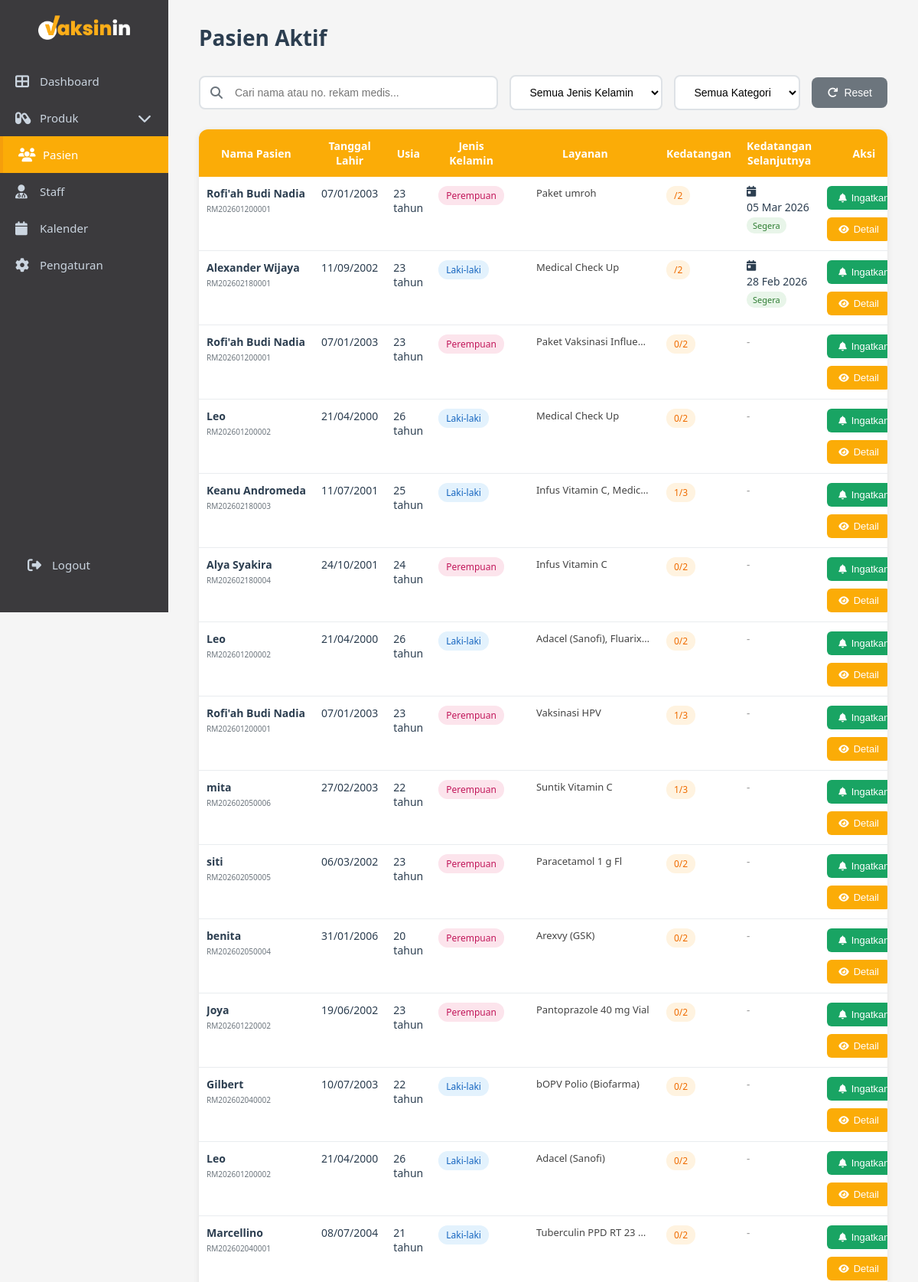
Page /admin/patients.php (upper part) on the committed database.
### tables this page shows
CREATE TABLE tindakan (
  id int NOT NULL,
  booking_id int DEFAULT NULL,
  patient_id int DEFAULT NULL,
  keluhan text,
  kipi_sebelumnya text,
  kontraindikasi text,
  anamnesis text,
  pemeriksaan_fisik text,
  diagnosis text,
  tatalaksana text,
  suhu decimal(4,1) DEFAULT NULL,
  tekanan_darah varchar(10) DEFAULT NULL,
  respirasi int DEFAULT NULL,
  nadi int DEFAULT NULL,
  status varchar(20) DEFAULT NULL,
  created_at timestamp NOT NULL DEFAULT CURRENT_TIMESTAMP,
  updated_at datetime DEFAULT NULL,
  jenis_vaksin varchar(100) DEFAULT NULL,
  batch_vaksin varchar(100) DEFAULT NULL,
  expired_vaksin date DEFAULT NULL,
  kedatangan_ke int DEFAULT NULL,
  kedatangan_selanjutnya date DEFAULT NULL,
  bb float DEFAULT NULL,
  tb float DEFAULT NULL,
  lingkar_kepala float DEFAULT NULL,
  pf_lainnya text
);

CREATE TABLE patients (
  id int NOT NULL,
  no_rekam_medis varchar(20) NOT NULL,
  nama_lengkap varchar(100) NOT NULL,
  nama_panggilan varchar(50) DEFAULT NULL,
  tanggal_lahir date NOT NULL,
  usia int DEFAULT NULL,
  kategori_usia enum('Anak','Dewasa') NOT NULL,
  jenis_kelamin enum('L','P') NOT NULL,
  nik varchar(16) DEFAULT NULL,
  paspor varchar(20) DEFAULT NULL,
  kebangsaan varchar(50) DEFAULT 'Indonesia',
  pekerjaan varchar(100) DEFAULT NULL,
  nama_wali varchar(100) DEFAULT NULL,
  riwayat_alergi text,
  riwayat_penyakit text,
  riwayat_obat text,
  pelayanan varchar(50) NOT NULL,
  created_at timestamp NOT NULL DEFAULT CURRENT_TIMESTAMP,
  updated_at timestamp NOT NULL DEFAULT CURRENT_TIMESTAMP ON UPDATE CURRENT_TIMESTAMP
);

### admin/patients.php (the view, shortened to what this page needs)
<?php
include "../config.php";
$current_page = 'patients.php';
$search = filter_input(INPUT_GET, 'search', FILTER_SANITIZE_STRING) ?? '';
$where_conditions = [];
$where_sql = !empty($where_conditions) ? "WHERE " . implode(" AND ", $where_conditions) : '';
$sql = "
    SELECT
        p.id,
        p.no_rekam_medis,
        p.nama_lengkap,
        p.tanggal_lahir,
        p.usia,
        p.jenis_kelamin,
        p.kategori_usia,
        t.id as tindakan_id,
        t.booking_id,
        GROUP_CONCAT(DISTINCT bs.nama_layanan SEPARATOR ', ') as layanan,
        t.kedatangan_ke,
        t.kedatangan_selanjutnya,
        t.status as status_tindakan,
        b.tanggal_booking,
        b.waktu_booking
    FROM patients p
    LEFT JOIN tindakan t ON p.id = t.patient_id
    LEFT JOIN bookings b ON t.booking_id = b.id
    LEFT JOIN booking_services bs ON b.id = bs.booking_id
    $where_sql
    GROUP BY p.id, t.id
    HAVING t.id IS NOT NULL
    ORDER BY t.created_at DESC
";
$stmt = $conn->prepare($sql);
$stmt->execute();
$result = $stmt->get_result();
$patients = $result->fetch_all(MYSQLI_ASSOC);
?>
<!DOCTYPE html>
<html lang="id">
<head>
    <link rel="stylesheet" href="css/admin.css">
    <link rel="stylesheet" href="css/patients.css">
    <link rel="stylesheet" href="css/sidebar-toggle.css">
    <link rel="stylesheet" href="https://cdnjs.cloudflare.com/ajax/libs/font-awesome/6.4.0/css/all.min.css">
</head>
<body>
    <div class="sidebar">
        <div class="logo">
            <img src="vaksinin-logo.png" alt="Vaksinin" class="logo-full">
        </div>
        <nav class="nav-menu">
            <a href="dashboard.php" class="nav-item">
                <i class="fas fa-th-large"></i>
                <span>Dashboard</span>
            </a>
            <a href="javascript:void(0)"
                class="nav-item has-submenu <?= in_array($current_page, ['products.php','products_pelayanan.php']) ? 'active open' : '' ?>"
                onclick="toggleSubmenu(this)">
                <i class="fas fa-capsules"></i>
                <span>Produk</span>
                <i class="fas fa-chevron-down arrow"></i>
            </a>
            <a href="patients.php" class="nav-item <?= $current_page == 'patients.php' ? 'active' : '' ?>">
                <i class="fas fa-users"></i>
                <span>Pasien</span>
            </a>
            <a href="staff.php" class="nav-item">
                <i class="fas fa-user-md"></i>
                <span>Staff</span>
            </a>
            <a href="calendar_setting.php" class="nav-item">
                <i class="fas fa-calendar"></i>
                <span>Kalender</span>
            </a>
            <a href="#" class="nav-item">
                <i class="fas fa-cog"></i>
                <span>Pengaturan</span>
            </a>
        </nav>
        <div class="sidebar-footer">
            <a href="#" class="logout-btn">
                <i class="fas fa-sign-out-alt"></i>
                <span>Logout</span>
            </a>
        </div>
    </div>
    <div class="main-content">
        <div class="patients-container">
            <h1 class="page-title">
                Pasien Aktif
            </h1>
            <div class="search-filter-section">
                <div class="search-box">
                    <i class="fas fa-search"></i>
                    <input type="text"
                           id="searchInput"
                           placeholder="Cari nama atau no. rekam medis..."
                           value="<?= htmlspecialchars($search) ?>"
                           onkeyup="handleSearch()">
                </div>
                <select id="jenisKelaminFilter" class="filter-dropdown" onchange="handleFilter()">
                    <option value="">Semua Jenis Kelamin</option>
                </select>
                <select id="kategoriFilter" class="filter-dropdown" onchange="handleFilter()">
                    <option value="">Semua Kategori</option>
                </select>
                <button class="btn-reset" onclick="resetFilters()">
                    <i class="fas fa-redo"></i> Reset
                </button>
            </div>
            <div class="table-container">
                <?php if (!empty($patients)): ?>
                    <div class="table-responsive">
                        <table class="patients-table">
                            <thead>
                                <tr>
                                    <th>Nama Pasien</th>
                                    <th>Tanggal Lahir</th>
                                    <th>Usia</th>
                                    <th>Jenis Kelamin</th>
                                    <th>Layanan</th>
                                    <th>Kedatangan</th>
                                    <th>Kedatangan Selanjutnya</th>
                                    <th>Aksi</th>
                                </tr>
                            </thead>
                            <tbody>
                                <?php foreach ($patients as $patient): ?>
                                    <tr data-patient-id="<?= $patient['id'] ?>">
                                        <td>
                                            <div class="patient-name">
                                                <strong><?= htmlspecialchars($patient['nama_lengkap']) ?></strong>
                                                <?php if (!empty($patient['no_rekam_medis'])): ?>
                                                    <div class="patient-mrn">
                                                        <small><?= htmlspecialchars($patient['no_rekam_medis']) ?></small>
                                                    </div>
                                                <?php endif; ?>
                                            </div>
                                        </td>
                                        <td><?= !empty($patient['tanggal_lahir']) ? date('d/m/Y', strtotime($patient['tanggal_lahir'])) : '-' ?></td>
                                        <td>
                                            <span class="badge-age"><?= $patient['usia'] ?> tahun</span>
                                        </td>
                                        <td>
                                            <span class="badge-gender <?= $patient['jenis_kelamin'] == 'L' ? 'badge-male' : 'badge-female' ?>">
                                                <?= $patient['jenis_kelamin'] == 'L' ? 'Laki-laki' : 'Perempuan' ?>
                                            </span>
                                        </td>
                                        <td>
                                            <span class="service-list"><?= htmlspecialchars($patient['layanan'] ?: '-') ?></span>
                                        </td>
                                        <td>
                                            <span class="visit-count">
                                                <?= $patient['kedatangan_ke'] ?>/<?= ($patient['kedatangan_ke'] ?? 0) + 2 ?>
                                            </span>
                                        </td>
                                        <td>
                                            <?php if (!empty($patient['kedatangan_selanjutnya'])): ?>
                                                <div class="next-visit">
                                                    <i class="fas fa-calendar-day"></i>
                                                    <span><?= date('d M Y', strtotime($patient['kedatangan_selanjutnya'])) ?></span>
                                                    <?php
                                                    $next_visit = strtotime($patient['kedatangan_selanjutnya']);
                                                    $today = time();
                                                    $diff_days = floor(($next_visit - $today) / (60 * 60 * 24));
                                                    if ($diff_days <= 7 && $diff_days >= 0): ?>
                                                        <span class="badge-soon">Segera</span>
                                                    <?php elseif ($diff_days < 0): ?>
                                                        <span class="badge-overdue">Terlambat</span>
                                                    <?php endif; ?>
                                                </div>
                                            <?php else: ?>
                                                <span class="no-visit">-</span>
                                            <?php endif; ?>
                                        </td>
                                        <td>
                                            <div class="action-buttons">
                                                <button type="button"
                                                        class="btn-reminder"
                                                        onclick="ingatkanPasien(<?= $patient['id'] ?>, '<?= htmlspecialchars($patient['nama_lengkap']) ?>')">
                                                    <i class="fas fa-bell"></i> Ingatkan
                                                </button>
                                                <button type="button"
                                                        class="btn-view"
                                                        onclick="window.location.href='patient_detail.php?id=<?= $patient['id'] ?>'">
                                                    <i class="fas fa-eye"></i> Detail
                                                </button>
                                            </div>
                                        </td>
                                    </tr>
                                <?php endforeach; ?>
                            </tbody>
                        </table>
                    </div>
                <?php endif; ?>
            </div>
        </div>
    </div>
</body>
</html>

### admin/css/admin.css (style rules this page uses)
* { margin: 0; padding: 0; box-sizing: border-box; }
body { font-family: 'Segoe UI', Tahoma, Geneva, Verdana, sans-serif; background: #f5f5f5; display: flex; min-height: 100vh; }
.main-content { margin-left: 220px; flex: 1; padding: 30px 40px; background: #f5f5f5; }
.service-list { margin-left: 22px; font-size: 13px; color: #444; line-height: 1.5; }
.patient-name { white-space: nowrap; overflow: hidden; text-overflow: ellipsis; }

### admin/css/patients.css (style rules this page uses)
.page-title { font-size: 28px; font-weight: 600; color: #2c3e50; margin-bottom: 30px; display: flex; align-items: center; gap: 10px; }
.search-filter-section { display: flex; gap: 15px; margin-bottom: 25px; flex-wrap: wrap; align-items: center; }
.search-box { position: relative; flex: 1; min-width: 250px; }
.search-box i { position: absolute; left: 15px; top: 50%; transform: translateY(-50%); color: #6c757d; font-size: 16px; }
.search-box input { width: 100%; padding: 12px 15px 12px 45px; border: 2px solid #dee2e6; border-radius: 8px; font-size: 14px; transition: border-color 0.3s; }
.filter-dropdown { padding: 12px 20px; border: 2px solid #dee2e6; border-radius: 8px; font-size: 14px; background: white; cursor: pointer; min-width: 150px; transition: border-color 0.3s; }
.btn-reset { background-color: #6c757d; color: white; border: none; padding: 12px 20px; border-radius: 8px; cursor: pointer; font-weight: 500; transition: background-color 0.3s; display: flex; align-items: center; gap: 8px; font-size: 14px; }
.table-container { background: white; border-radius: 12px; box-shadow: 0 2px 8px rgba(0,0,0,0.08); overflow: hidden; }
.table-responsive { overflow-x: auto; }
.patients-table { width: 100%; border-collapse: collapse; }
.patients-table thead { background-color: #fbac07; }
.patients-table thead th { padding: 18px 15px; font-weight: 600; color: white; font-size: 14px; text-transform: none; letter-spacing: normal; text-align: center; vertical-align: middle; }
.patients-table tbody td { padding: 15px; border-bottom: 1px solid #e9ecef; font-size: 14px; color: #2c3e50; vertical-align: top; }
.patients-table tbody tr { transition: background-color 0.3s; }
.patient-name { display: flex; flex-direction: column; }
.patient-mrn { font-size: 12px; color: #6c757d; margin-top: 2px; }
.badge-gender { padding: 4px 10px; border-radius: 12px; font-size: 12px; font-weight: 500; display: inline-block; }
.badge-male { background-color: #e3f2fd; color: #1565c0; }
.badge-female { background-color: #fce4ec; color: #c2185b; }
.service-list { display: inline-block; max-width: 150px; white-space: nowrap; overflow: hidden; text-overflow: ellipsis; }
.visit-count { background-color: #fff3e0; color: #ef6c00; padding: 4px 10px; border-radius: 12px; font-size: 12px; font-weight: 500; display: inline-block; }
.next-visit { display: flex; flex-direction: column; gap: 4px; }
.badge-soon { background-color: #e8f5e9; color: #2e7d32; padding: 3px 8px; border-radius: 10px; font-size: 11px; font-weight: 500; display: inline-block; width: fit-content; }
.no-visit { color: #9e9e9e; font-style: italic; }
.action-buttons { display: flex; gap: 10px; flex-wrap: wrap; }
.btn-reminder { background-color: #19a463; color: white; border: none; padding: 8px 15px; border-radius: 6px; cursor: pointer; font-size: 13px; font-weight: 500; transition: all 0.3s; display: inline-flex; align-items: center; gap: 6px; white-space: nowrap; }
.btn-reminder i { font-size: 12px; }
.btn-view { background-color: #fbac07; color: white; border: none; padding: 8px 15px; border-radius: 6px; cursor: pointer; font-size: 13px; font-weight: 500; transition: all 0.3s; display: inline-flex; align-items: center; gap: 6px; white-space: nowrap; }
.btn-view i { font-size: 12px; }
@media (max-width: 1200px) { .patients-table { font-size: 13px; } }
@media (max-width: 1200px) { .patients-table thead th, .patients-table tbody td { padding: 12px 10px; } }

### rows in the picture
tindakan: patient.nama_lengkap "Rofi'ah Budi Nadia", patient.no_rekam_medis "RM202601200001", patient.tanggal_lahir "07/01/2003", patient.usia "23", shows "Perempuan", layanan "Paket umroh", ($patient['kedatangan_ke'] ?? 0) + 2 "2", kedatangan_selanjutnya "05 Mar 2026", shows "Segera"
tindakan: patient.nama_lengkap "Alexander Wijaya", patient.no_rekam_medis "RM202602180001", patient.tanggal_lahir "11/09/2002", patient.usia "23", shows "Laki-laki", layanan "Medical Check Up", ($patient['kedatangan_ke'] ?? 0) + 2 "2", kedatangan_selanjutnya "28 Feb 2026", shows "Segera"
tindakan: patient.nama_lengkap "Rofi'ah Budi Nadia", patient.no_rekam_medis "RM202601200001", patient.tanggal_lahir "07/01/2003", patient.usia "23", shows "Perempuan", layanan "Paket Vaksinasi Influe…", kedatangan_ke "0", ($patient['kedatangan_ke'] ?? 0) + 2 "2"
tindakan: patient.nama_lengkap "Leo", patient.no_rekam_medis "RM202601200002", patient.tanggal_lahir "21/04/2000", patient.usia "26", shows "Laki-laki", layanan "Medical Check Up", kedatangan_ke "0", ($patient['kedatangan_ke'] ?? 0) + 2 "2"
tindakan: patient.nama_lengkap "Keanu Andromeda", patient.no_rekam_medis "RM202602180003", patient.tanggal_lahir "11/07/2001", patient.usia "25", shows "Laki-laki", layanan "Infus Vitamin C, Medic…", kedatangan_ke "1", ($patient['kedatangan_ke'] ?? 0) + 2 "3"
tindakan: patient.nama_lengkap "Alya Syakira", patient.no_rekam_medis "RM202602180004", patient.tanggal_lahir "24/10/2001", patient.usia "24", shows "Perempuan", layanan "Infus Vitamin C", kedatangan_ke "0", ($patient['kedatangan_ke'] ?? 0) + 2 "2"
tindakan: patient.nama_lengkap "Leo", patient.no_rekam_medis "RM202601200002", patient.tanggal_lahir "21/04/2000", patient.usia "26", shows "Laki-laki", layanan "Adacel (Sanofi), Fluarix…", kedatangan_ke "0", ($patient['kedatangan_ke'] ?? 0) + 2 "2"
tindakan: patient.nama_lengkap "Rofi'ah Budi Nadia", patient.no_rekam_medis "RM202601200001", patient.tanggal_lahir "07/01/2003", patient.usia "23", shows "Perempuan", layanan "Vaksinasi HPV", kedatangan_ke "1", ($patient['kedatangan_ke'] ?? 0) + 2 "3"
tindakan: patient.nama_lengkap "mita", patient.no_rekam_medis "RM202602050006", patient.tanggal_lahir "27/02/2003", patient.usia "22", shows "Perempuan", layanan "Suntik Vitamin C", kedatangan_ke "1", ($patient['kedatangan_ke'] ?? 0) + 2 "3"
tindakan: patient.nama_lengkap "siti", patient.no_rekam_medis "RM202602050005", patient.tanggal_lahir "06/03/2002", patient.usia "23", shows "Perempuan", layanan "Paracetamol 1 g Fl", kedatangan_ke "0", ($patient['kedatangan_ke'] ?? 0) + 2 "2"
tindakan: patient.nama_lengkap "benita", patient.no_rekam_medis "RM202602050004", patient.tanggal_lahir "31/01/2006", patient.usia "20", shows "Perempuan", layanan "Arexvy (GSK)", kedatangan_ke "0", ($patient['kedatangan_ke'] ?? 0) + 2 "2"
tindakan: patient.nama_lengkap "Joya", patient.no_rekam_medis "RM202601220002", patient.tanggal_lahir "19/06/2002", patient.usia "23", shows "Perempuan", layanan "Pantoprazole 40 mg Vial", kedatangan_ke "0", ($patient['kedatangan_ke'] ?? 0) + 2 "2"
tindakan: patient.nama_lengkap "Gilbert", patient.no_rekam_medis "RM202602040002", patient.tanggal_lahir "10/07/2003", patient.usia "22", shows "Laki-laki", layanan "bOPV Polio (Biofarma)", kedatangan_ke "0", ($patient['kedatangan_ke'] ?? 0) + 2 "2"
tindakan: patient.nama_lengkap "Leo", patient.no_rekam_medis "RM202601200002", patient.tanggal_lahir "21/04/2000", patient.usia "26", shows "Laki-laki", layanan "Adacel (Sanofi)", kedatangan_ke "0", ($patient['kedatangan_ke'] ?? 0) + 2 "2"
tindakan: patient.nama_lengkap "Marcellino", patient.no_rekam_medis "RM202602040001", patient.tanggal_lahir "08/07/2004", patient.usia "21", shows "Laki-laki", layanan "Tuberculin PPD RT 23…", kedatangan_ke "0", ($patient['kedatangan_ke'] ?? 0) + 2 "2"
